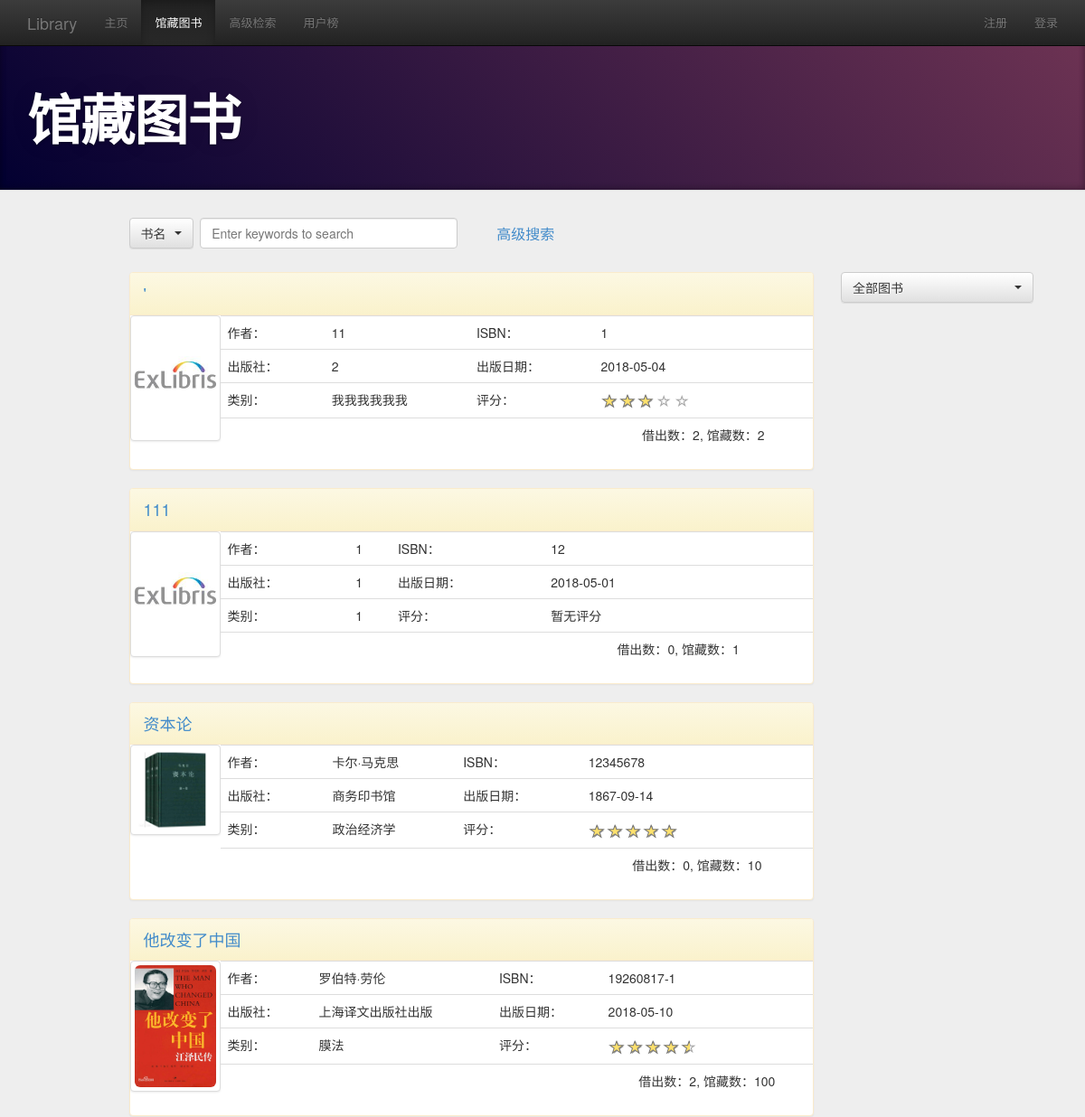
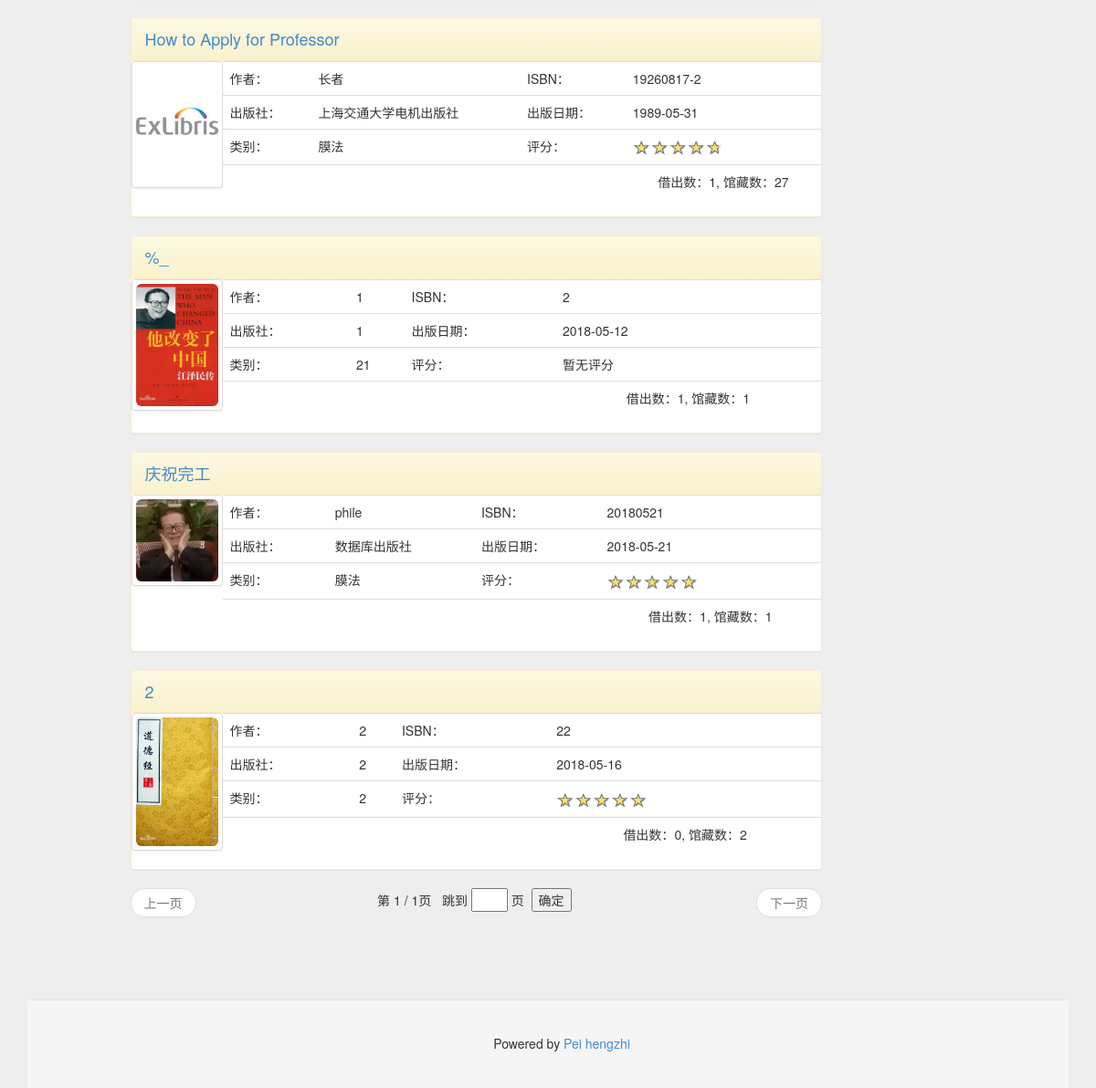
/view_books, run on the app's committed database (2 pictures, top to bottom).
### account/models.py (models this page shows, shortened)
class Books(models.Model):
    isbn=models.CharField(max_length=13)
    bookname=models.CharField(max_length=40)
    date=models.DateField()
    category=models.CharField(max_length=7,default="")
    publisher=models.CharField(max_length=20)
    author=models.CharField(max_length=20)
    description=models.TextField(max_length=300,blank=True,default="")
    totnum=models.PositiveIntegerField(default=1)
    pict=models.ImageField(upload_to='image/%Y/%m/%d/',default="image/index.jpg")
    class Meta:
        db_table='books'
        verbose_name='书籍信息'
        verbose_name_plural='书籍信息'
        ordering=['isbn']

### account/views.py (the view, shortened to what this page needs)
# urls.py: path('view_books',views.view_books,name='view_books'),
def view_books(request):
    user=request.user if request.user.is_authenticated else None
    Bnum=Account.objects.get(user=user).BookNum if user else Default_Bnum
    category_list=Books.objects.values_list('category',flat=True).order_by('category').distinct()
    state=None
    query_category=request.GET.get('category', 'all')
    if not query_category or query_category=='all':
        query_category='all'
        book_list=Books.objects.all()
    else: book_list=Books.objects.filter(category=query_category)
    keyword=request.GET.get('key','')
    what=request.GET.get('kind','name')
    if what=='name': book_list=book_list.filter(bookname__contains=keyword)
    else: book_list=book_list.filter(isbn__contains=keyword)
    book_list=paginate(request.GET.get('page'),book_list,Bnum)
    out_list=[(book,Loan_record.objects.filter(Lbook=book,returndate__isnull=True).count(),book_score(book)) for book in book_list]
    content = {
        'user':user,
        'active_menu': 'view_books',
        'state':state,
        'category_list':category_list,
        'query_category':query_category,
        'keyword':keyword,
        'whatkind': what,
        'book_list':book_list,
        'out_list':out_list,
    }
    return render(request, 'view_books.html', content)

### account/views.py (called while the page is built)
def paginate(page,out_list,num):
    paginator=Paginator(out_list,num)
    try:
        out_list=paginator.page(page)
    except PageNotAnInteger:
        out_list=paginator.page(1)
    except EmptyPage:
        out_list=paginator.page(paginator.num_pages)
    return out_list

def book_score(book):
    comments_list=Comments.objects.filter(Rbook=book)
    if comments_list.exists():
        s=0.0
        for comment in comments_list:
            s+=float(comment.score)
        return round(s/comments_list.count(),1)
    else: return -1

### templates/view_books.html (shortened to what this page needs)
{% extends "base.html" %}
{% load staticfiles %}
{% block head %}
<header class="jumbotron subhead" id="header-base">
    <div class="container">
        <h1>馆藏图书</h1>
    </div>
</header>
{% endblock %}
{% block content %}
    <div class="container">
        <div class="row">
            <div class="col-md-10 col-md-offset-1">
                    <form role="form" method="post" name="search_form">
                        <div class="col-md-1">
                        <select class="selectpicker" id="what" name="what" required data-width="auto">
                            <option value="name" >书名</option>
                        </select>
                        </div>
                        <div class="col-md-4">
                            <input type="search" class="form-control" name="keyword" value="{{ keyword }}"
                                   placeholder="Enter keywords to search" id="id_search_input" onkeyup="key_up()"
                                   autofocus>
                        </div>
                    </form>
                    <div class="col-md-2">
                        <a type="button" class="btn btn-link" href="search"><font size="3">高级搜索</font></a>
                    </div>
                    <br><br><br>
            <div class="col-md-2" style="float:right">
                    <select class="selectpicker show-tick form-control" id="genre" name="genre" data-width="auto" data-first-option="false" title='请选择类别' required data-live-search="true" onchange="cate()">
                         <option value="all" >全部图书</option>
                    </select>
            </div>
            <div class="col-md-10">
                        {% for book,lendnum,score in out_list %}
                            <div class="panel panel-warning">
                                <div class="panel-heading">
                                    <table style="width:100%"><tr>
                                    <td>
                                        <font size="4"><a href="{% url 'book_detail' %}?id={{ book.id }}">{{ book.bookname }}</a></font>
                                    </td>
                                    </tr>
                                    </table>
                                </div>
                            <table style="width:100%">
                                <tr><td width="100" valign="top">
                                <div class="thumbnail">
                                    <img class="img-rounded" src="{% url 'media' book.pict %}">
                                </div>
                                </td><td valign="top">
                                    <table class="table">
                                        <tr><td>作者：</td><td valign="top">{{ book.author }}</td><td>ISBN：</td><td valign="top">{{ book.isbn }}</td></tr>
                                        <tr><td>出版社：</td><td valign="top">{{ book.publisher }}</td><td>出版日期：</td><td valign="top">{{ book.date|date:"Y-m-d" }}</td></tr>
                                        <tr><td>类别：</td><td valign="top">{{ book.category }}</td><td>评分：</td><td valign="top">
                                        {% if score == -1 %}
                                            暂无评分
                                        {% else %}
                                            <input id="bookscore{{ book.id }}" class="rating" data-size="xs" value="{{ score }}">
                                        {% endif %}
                                        </td></tr>
                                        <tr><td></td><td></td><td></td><td colspan=2 align="center">借出数：{{ lendnum }}, 馆藏数：{{ book.totnum }}</td></tr>
                                    </table>
                                </td></tr>
                            </table>
                            </div>
                        {% empty %}
                            暂无图书
                        {% endfor %}
                    <nav>
                        <ul class="pager">
                            {% if book_list.has_previous %}
                                <li class="previous"><a
                                        href="?category={{ query_category }}&kind={{ whatkind }}&key={{ keyword }}&page={{ book_list.previous_page_number }}">上一页</a>
                                </li>
                            {% else %}
                                <li class="previous disabled"><a href="#">上一页</a></li>
                            {% endif %}
                            第 {{ book_list.number }} / {{ book_list.paginator.num_pages }}页&nbsp;&nbsp;
                            {% if book_list.has_next %}
                                <li class="next"><a
                                        href="?category={{ query_category }}&kind={{ whatkind }}&key={{ keyword }}&page={{ book_list.next_page_number }}">下一页</a>
                                </li>
                            {% else %}
                                <li class="next disabled"><a href="#">下一页</a></li>
                            {% endif %}
                            <li>
                                跳到&nbsp;<input type="text" id="jump_page" maxlength="9" type="text" style="width:40px;" onkeyup=" if (event.keyCode==13) jump()"> 页&nbsp;
                                <button id="pager_go" type="button" value="确定" onclick="jump()" >确定</button>&nbsp;
                            </li>
                        </ul>
                    </nav>
            </div>
        </div>
    </div>
{% endblock %}

### templates/base.html (shortened to what this page needs)
{% load staticfiles %}
<!DOCTYPE html>
<html lang="zh-cn">
<head>
    <link rel="stylesheet" type="text/css" href="{% static 'css/bootstrap.min.css' %}">
    <link rel="stylesheet" type="text/css" href="{% static 'css/bootstrap-theme.min.css' %}">
    <link rel="stylesheet" type="text/css" href="{% static 'css/base.css' %}">
    <link rel="stylesheet" type="text/css" href="{% static 'css/docs.css' %}"/>
    <link rel="stylesheet" type="text/css" href="{% static '/css/docs-cn.css' %}"/>
    <link href="{% static 'css/bootstrap-select.min.css' %}" rel="stylesheet" />
    <link href="{% static 'css/star-rating.css' %}" rel="stylesheet"  />
</head>
<body id=body onload="locate()" onscroll="SetH(this)">
<nav class="navbar navbar-inverse navbar-fixed-top" role="navigation">
    <div class="container">
        <div class="navbar-header">
            <a href="{% url 'index' %}" class="navbar-brand">Library</a>
        </div>
        <div class="collapse navbar-collapse" id="navbar-collapse-basepage">
            <ul class="nav navbar-nav">
                <li id="index"><a href="{% url 'index' %}">主页</a></li>
                <li id="view_books"><a href="{% url 'view_books' %}">馆藏图书</a></li>
                <li id="search"><a href="{% url 'search' %}">高级检索</a></li>
                <li id="ranklist"><a href="{% url 'ranklist' %}">用户榜</a></li>
            </ul>
            <ul class="nav navbar-nav navbar-right">
                {% if user %}
                    <div class="dropdown">
                        {% if not user.is_staff %}
                            <button class="btn-lg btn-info glyphicon glyphicon-user dropdown-toggle" type="button" id="menu1" data-toggle="dropdown">
                            </button>
                        {% elif not user.is_superuser %}
                            <button class="btn-lg btn-warning glyphicon glyphicon-user dropdown-toggle" type="button" id="menu1" data-toggle="dropdown">
                            </button>
                        {% else %}
                            <button class="btn-lg btn-danger glyphicon glyphicon-user dropdown-toggle" type="button" id="menu1" data-toggle="dropdown">
                            </button>
                        {% endif %}
                        <ul class="dropdown-menu" role="menu" aria-labelledby="menu1">
                            <li role="presentation"><a role="menuitem" tabindex="-1" href="{% url 'personal_center' %}">个人中心</a></li>
                            <li role="presentation"><a role="menuitem" tabindex="-1" href="{% url 'set_password' %}">修改密码</a></li>
                            <li role="presentation"><a role="menuitem" tabindex="-1" href="{% url 'logout' %}?ret={{ request.path }}">退出</a></li>
                        </ul>
                    </div>
                {% else %}
                    <li><a href="{% url 'regist' %}">注册</a></li>
                    <li><a href="{% url 'login' %}?next={{ request.path }}">登录</a></li>
                {% endif %}
            </ul>
        </div>
    </div>
</nav>
{% block head %} {% endblock %}
{% block content %}{% endblock %}
<footer class="footer" role="contentinfo">
    <div class="container">
        <h5 class="text-center"> Powered by&nbsp;<a href="">Pei hengzhi</a></h5>
    </div>
</footer>
</body>
</html>

### account/static/css/base.css (style rules this page uses)
body { padding-top: 50px; background-color: #eeeeee; }
#header-base { background-color: #000; color: #fff; }

### account/static/css/docs.css (style rules this page uses)
body { position: relative; padding-top: 40px; }
body > .navbar { font-size: 13px; }
.jumbotron { position: relative; padding: 40px 0; color: #fff; text-align: center; text-shadow: 0 1px 3px rgba(0,0,0,.4), 0 0 30px rgba(0,0,0,.075); background: #020031; background: -moz-linear-gradient(45deg, #020031 0%, #6d3353 100%); background: -webkit-gradient(linear, left bottom, right top, color-stop(0%,#020031), color-stop(100%,#6d3353)); background: -webkit-linear-gradient(45deg, #020031 0%,#6d3353 100%); background: -o-linear-gradient(45deg, #020031 0%,#6d3353 100%); background: -ms-linear-gradient(45deg, #020031 0%,#6d3353 100%); background: linear-gradient(45deg, #020031 0%,#6d3353 100%); filter: progid:DXImageTransform.Microsoft.gradient( startColorstr='#020031', endColorstr='#6d3353',GradientType=1 ); -webkit-box-shadow: inset 0 3px 7px rgba(0,0,0,.2), inset 0 -3px 7px rgba(0,0,0,.2); -moz-box-shadow: inset 0 3px 7px rgba(0,0,0,.2), inset 0 -3px 7px rgba(0,0,0,.2); box-shadow: inset 0 3px 7px rgba(0,0,0,.2), inset 0 -3px 7px rgba(0,0,0,.2); }
.jumbotron h1 { font-size: 80px; font-weight: bold; letter-spacing: -1px; line-height: 1; }
.jumbotron .container { position: relative; z-index: 2; }
.jumbotron:after { content: ''; display: block; position: absolute; top: 0; right: 0; bottom: 0; left: 0; background: url(../img/bs-docs-masthead-pattern.png) repeat center center; opacity: .4; }
.subhead { text-align: left; border-bottom: 1px solid #ddd; }
.subhead h1 { font-size: 60px; }
.footer { text-align: center; padding: 30px 0; margin-top: 70px; border-top: 1px solid #e5e5e5; background-color: #f5f5f5; }

### account/static/css/docs-cn.css (style rules this page uses)
h1, h3, h3, .masthead p, .subhead p, .marketing h2 { font-family: "Helvetica Neue",Helvetica,'microsoft yahei ui', 'microsoft yahei','simhei',Arial,sans-serif; font-weight: normal; }

### data on the page
Books: bookname "'", pict (picture), author "11", isbn "1", publisher "2", date "2018-05-04", category "我我我我我我", lendnum "2", totnum "2"
Books: bookname "111", pict (picture), author "1", isbn "12", publisher "1", date "2018-05-01", category "1", shows "暂无评分", lendnum "0", totnum "1"
Books: bookname "资本论", pict (picture), author "卡尔·马克思", isbn "12345678", publisher "商务印书馆", date "1867-09-14", category "政治经济学", lendnum "0", totnum "10"
Books: bookname "他改变了中国", pict (picture), author "罗伯特·劳伦", isbn "19260817-1", publisher "上海译文出版社出版", date "2018-05-10", category "膜法", lendnum "2", totnum "100"
Books: bookname "How to Apply for Professor", pict (picture), author "长者", isbn "19260817-2", publisher "上海交通大学电机出版社", date "1989-05-31", category "膜法", lendnum "1", totnum "27"
Books: bookname "%_", pict (picture), author "1", isbn "2", publisher "1", date "2018-05-12", category "21", shows "暂无评分", lendnum "1", totnum "1"
Books: bookname "庆祝完工", pict (picture), author "phile", isbn "20180521", publisher "数据库出版社", date "2018-05-21", category "膜法", totnum "1"
Books: bookname "2", pict (picture), author "2", isbn "22", publisher "2", date "2018-05-16", category "2", lendnum "0", totnum "2"

### other printed values
{{ book_list.number }} "1"
{{ book_list.paginator.num_pages }} "1"
